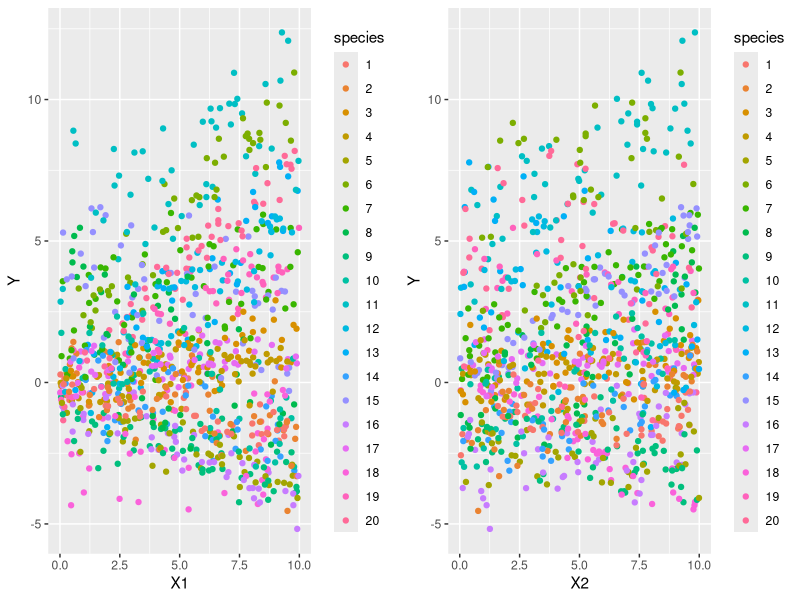

Write R code to recreate this figure. (Note: this script raises an error after producing the figure.)
##=========================================================
##
## Running MCMCpack in parallel with doParallel and foreach
##
## Ghislain Vieilledent <ghislain.vieilledent@cirad.fr>
## Septemeber 2016
##
##=========================================================

## Load libraries
library(MCMCpack)
library(doParallel)
library(foreach)
library(ggplot2)
library(gridExtra)

## Create directories to hold results
dir.create("results")
dir.create("figs")

##==============================================================
##
## Generating data for a Hierarchical Gaussian Linear Regression
##
##==============================================================

# Constants
nobs <- 1000
nspecies <- 20
species <- c(1:nspecies,sample(c(1:nspecies),(nobs-nspecies),replace=TRUE))

# Covariates
X1 <- runif(n=nobs,min=0,max=10)
X2 <- runif(n=nobs,min=0,max=10)
X <- cbind(rep(1,nobs),X1,X2)
W <- X

# Target parameters
# beta
beta.target <- matrix(c(0.1,0.3,0.2),ncol=1)
# Vb
Vb.target <- c(0.5,0.2,0.1)
# b
b.target <- cbind(rnorm(nspecies,mean=0,sd=sqrt(Vb.target[1])),
                  rnorm(nspecies,mean=0,sd=sqrt(Vb.target[2])),
                  rnorm(nspecies,mean=0,sd=sqrt(Vb.target[3])))
# sigma2
sigma2.target <- 0.25

# Response
Y <- vector()
for (n in 1:nobs) {
  Y[n] <- rnorm(n=1,
                mean=X[n,]%*%beta.target+W[n,]%*%b.target[species[n],],
                sd=sqrt(sigma2.target))
}

# Data-set
Data <- as.data.frame(cbind(Y,X1,X2,species))
Data$species <- factor(Data$species)

# Observation plot
g1 <- ggplot(data=Data,aes(x=X1,y=Y)) + geom_point(aes(colour=species))
g2 <- ggplot(data=Data,aes(x=X2,y=Y)) + geom_point(aes(colour=species))
plot.obs <- grid.arrange(g1,g2,ncol=2)
ggsave(filename="figs/observations.png",plot=plot.obs,width=30,height=15,unit=c("cm"))

##===============================================================
##
## Setting up the cluster and starting values for each MCMC chain
##
##===============================================================

## Make a cluster for parallel MCMCs
nchains <- 2
ncores <- nchains ## One core for each MCMC chains
clust <- makeCluster(ncores)
registerDoParallel(clust)

## Starting values and random seed
seed <- 1234
set.seed(seed)
beta.start <- runif(nchains,-1,1)
sigma2.start <- runif(nchains,1,10)
Vb.start <- runif(nchains,1,10)
seed.mcmc <- round(runif(nchains,0,1e6))

##==============================================================
##
## Estimating parameter posterior distribution with MCMChregress
##
##==============================================================

mod.MCMChregress <- foreach (i=1:nchains, .packages="MCMCpack") %dopar% {
  mod <- MCMChregress(fixed=Y~X1+X2, random=~X1+X2, group="species",
                      data=Data, burnin=1000, mcmc=1000, thin=1,verbose=1,
                      seed=seed.mcmc[i], beta.start=beta.start[i], sigma2.start=sigma2.start[i],
                      Vb.start=Vb.start[i], mubeta=0, Vbeta=1.0E6,
                      r=3, R=diag(c(1,0.1,0.1)), nu=0.001, delta=0.001)
  return(mod)
}

## Stop cluster
stopCluster(clust)

## Extract list of MCMCs from output
mod.mcmc <- mcmc.list(lapply(mod.MCMChregress,"[[","mcmc"))

## Outputs summary
mod.stat <- summary(mod.mcmc)$statistics
sink(file="results/mcmc_summary.txt")
mod.stat
sink()

## Plot trace and posterior distributions
pdf("figs/mcmc_trace.pdf")
plot(mod.mcmc)
dev.off()

## Predictive posterior mean for each observation
str(mod.MCMChregress[[1]])
Y.pred <- mod.MCMChregress[[1]]$Y.pred

## Predicted-Observed
pdf("figs/pred_obs.pdf")
plot(Data$Y,Y.pred)
abline(a=0,b=1,col="red")
dev.off()

##===========================================================================
## End of script
##===========================================================================
